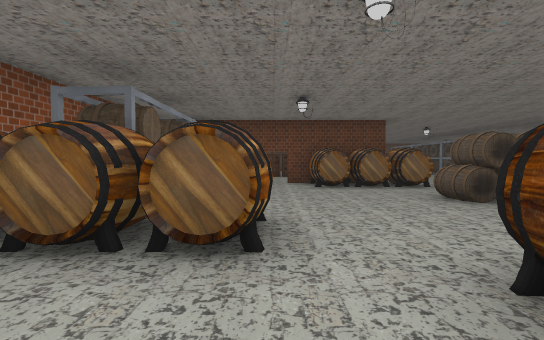
[1] (above)

24 first-person views from a walk through a 3-D level made in the Unity game engine. The camera is 1.4 m above the floor, tilts 2° down and sees 90° across. Doors are open. The floor is counted in squares, 2 m on a side. Each view is taken from the middle of a square. On the plan, view 1 faces up. The plan holds only what a view shows up to about 9 squares ahead; the rest is blank. The place goes on beyond the plan. The player is left out. Some animated figures are not drawn. Some surface patterns are stand-ins.

[2]
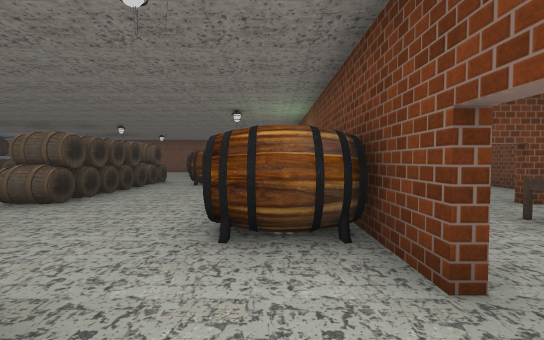

[3]
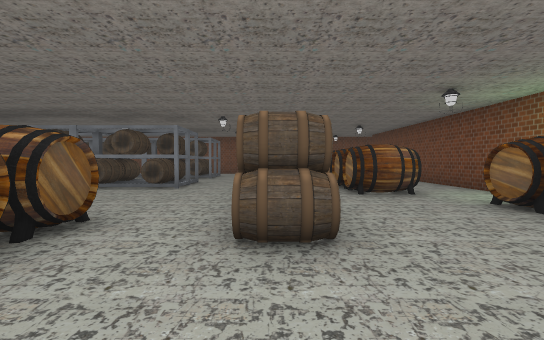

[4]
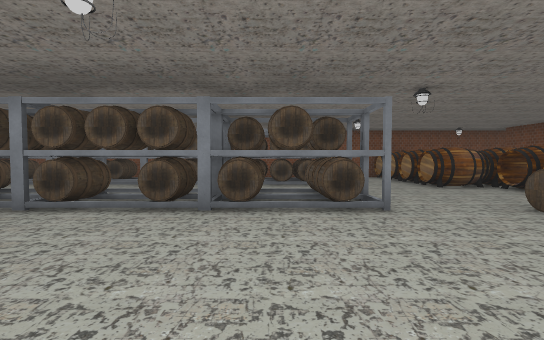

[5]
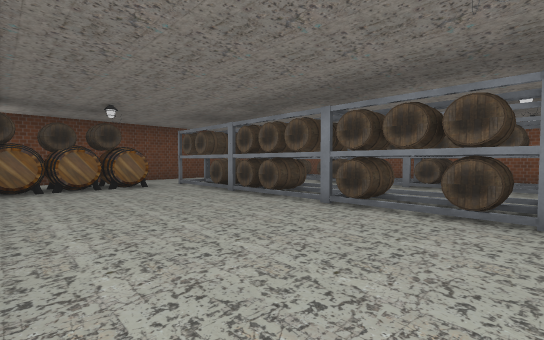

[6]
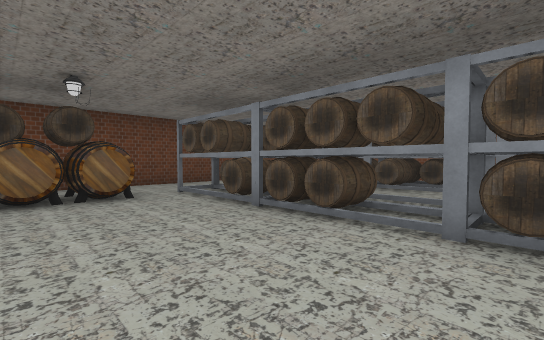

[7]
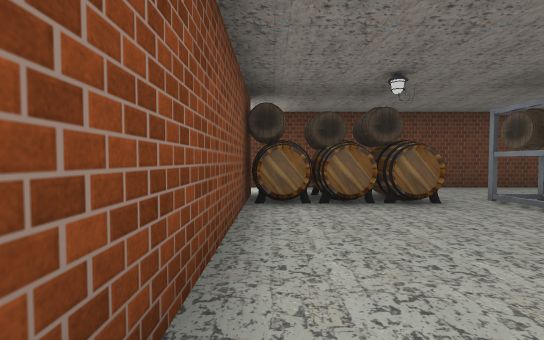

[8]
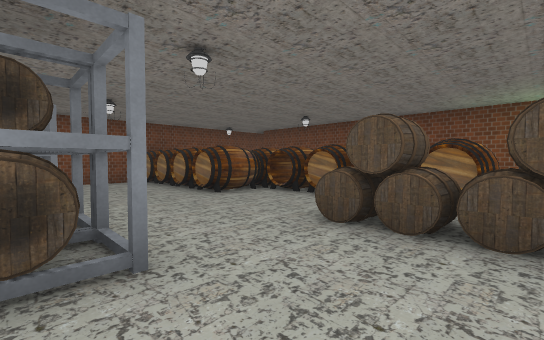

[9]
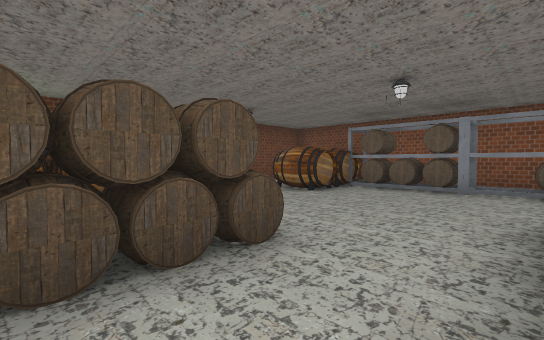

[10]
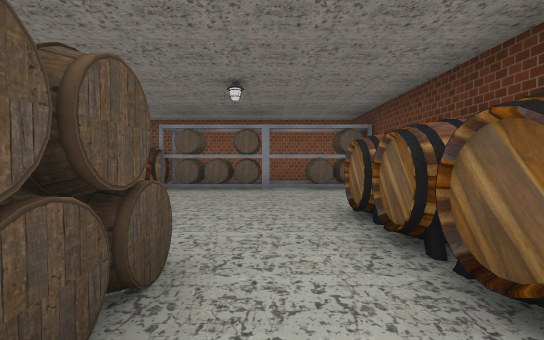

[11]
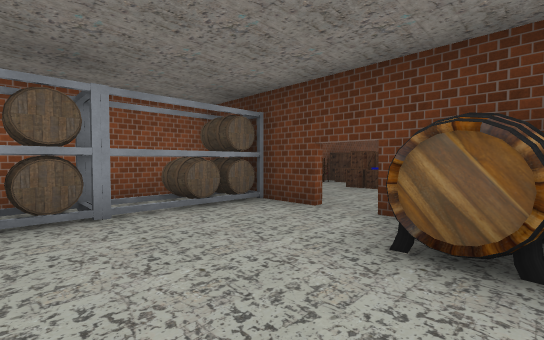

[12]
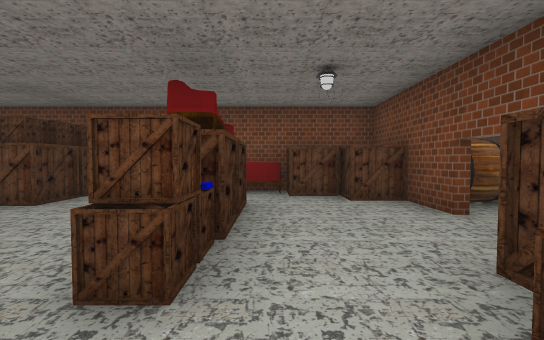

[13]
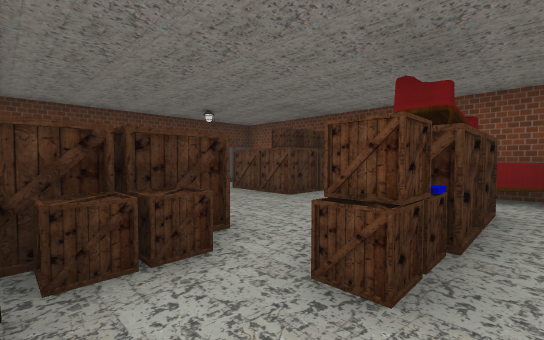

[14]
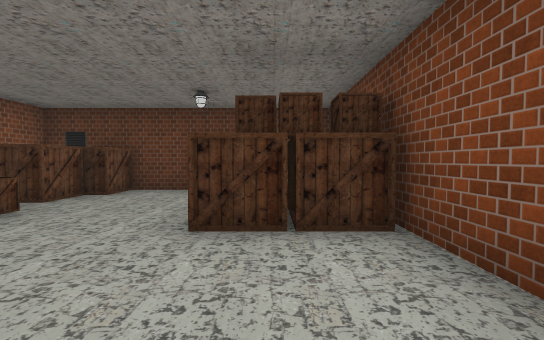

[15]
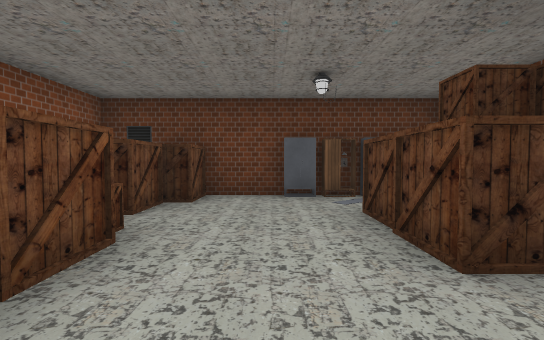

[16]
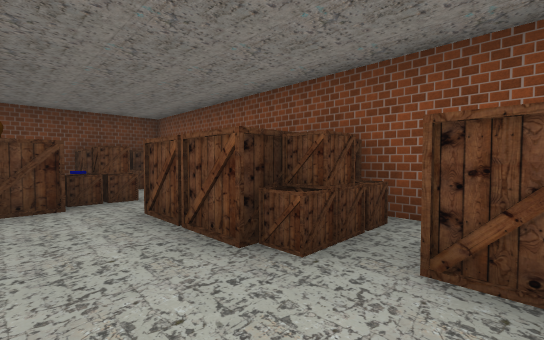

[17]
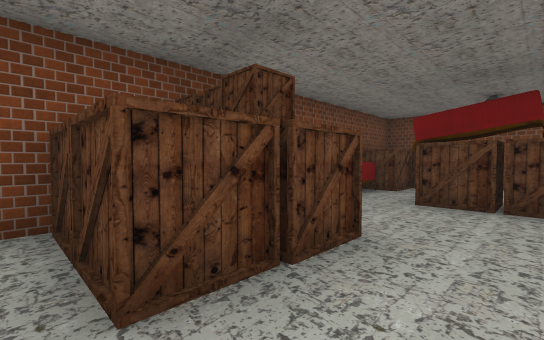

[18]
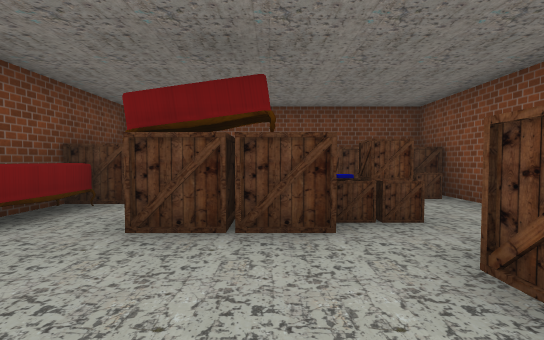

[19]
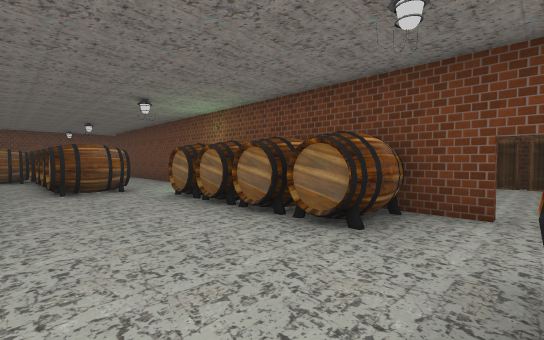

[20]
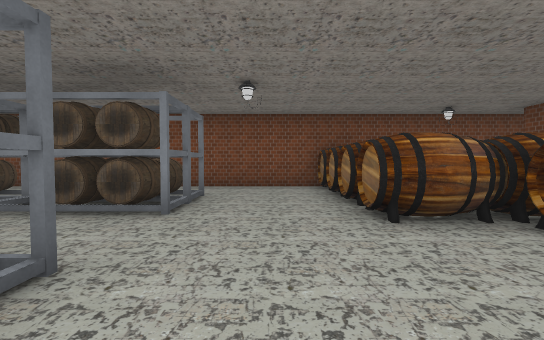

[21]
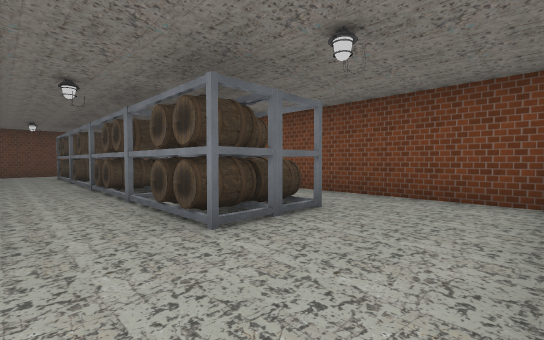

[22]
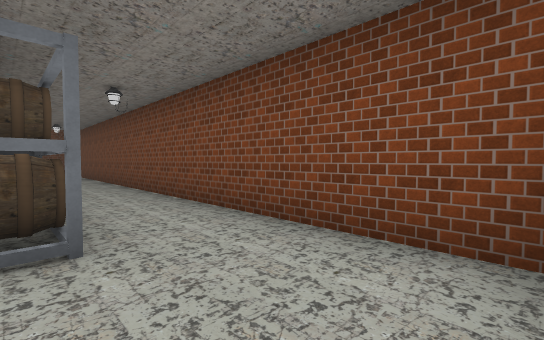

[23]
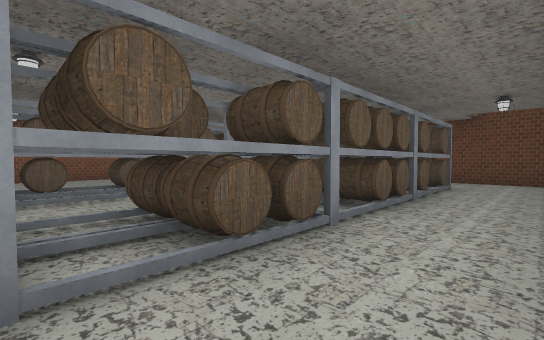

[24]
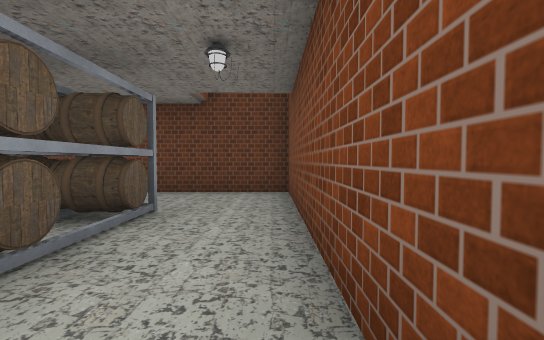

### Floor plan
Key: @ floor where view 1 was taken; # wall or solid block; . floor; D open door; B barrel; C crate; A cabinet; K bookshelf; O other object.
Columns run from 4 left of view 1 to 16 right of it. Each row starts with its distance up from view 1.
 20        DD############
 19    ##O  D......  ...#
 18   C.. # BBBB.    ...#
 17   C..A.C....OO..OO..#
 16 #.....CC....OO..OO..#
 15 #CC..CCC....OO..OO..#
 14  CC....#....OO..#O..#
 13  CC....#....OO..OO..#
 12   CCCC.O....OO..OO..#
 11  ......C....OO..OO..#
 10 #CC....C....OO..OO..#
  9 #CC...C ....OO..OO..#
  8 ##O#.BBBB...OO..OO..#
  7 #OO..BBBB...........#
  6 #OO.................#
  5 #OO.....####........#
  4 #OO............BBBBB
  3 #OBBB......BBBBBB B
  2  OBBB......BBBBBB
  1    ...BBBB....
  0     @####  ####
 -1     ...
 -2     ..O
 -3     ..O#
 -4     ..
 -5     KK

Where each view was taken, in squares from view 1:
view 1: 0 up, 0 right, facing up
view 2: 1 up, 1 left, facing right
view 3: 5 up, 1 right, facing right
view 4: 9 up, 4 right, facing right
view 5: 10 up, 4 right, facing up-right
view 6: 12 up, 5 right, facing up-right
view 7: 13 up, 4 right, facing up
view 8: 8 up, 6 right, facing down-right
view 9: 7 up, 5 right, facing down-left
view 10: 6 up, 5 right, facing left
view 11: 5 up, 2 right, facing up-left
view 12: 11 up, 3 left, facing right
view 13: 11 up, 3 left, facing up-right
view 14: 12 up, 2 right, facing up
view 15: 13 up, 0 right, facing up
view 16: 17 up, 0 right, facing down-left
view 17: 17 up, 0 right, facing down-right
view 18: 15 up, 0 right, facing down
view 19: 4 up, 0 right, facing down-right
view 20: 6 up, 8 right, facing right
view 21: 5 up, 10 right, facing up-right
view 22: 5 up, 13 right, facing up-right
view 23: 10 up, 15 right, facing up-left
view 24: 14 up, 15 right, facing up
